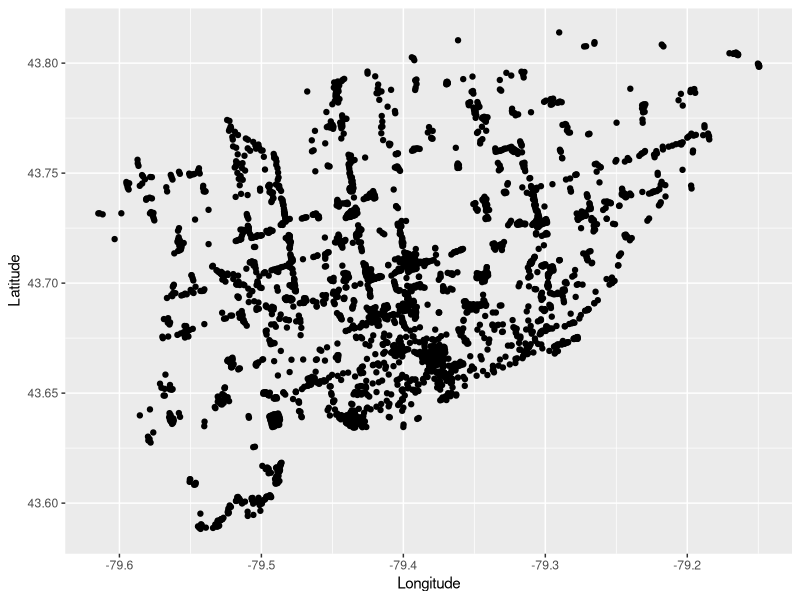
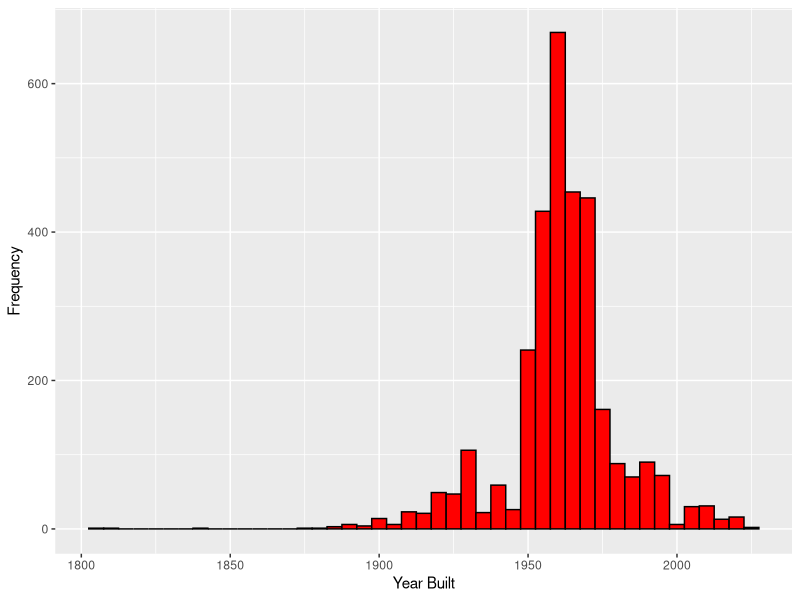
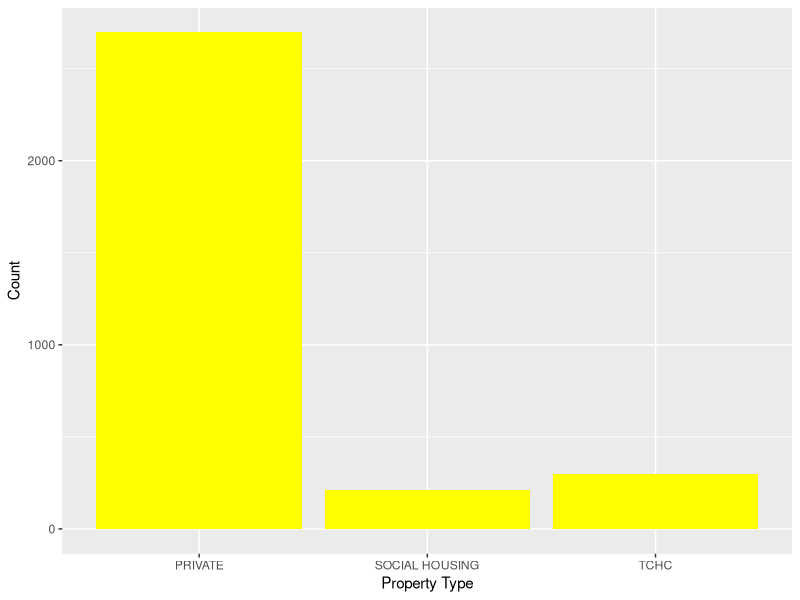

Here is the R script that generated these plots, in order:
## ---- chunk 1
#| include: false
#| warning: false
#| message: false

#install.packages("tidyverse")
#install.packages("here")
library(tidyverse)
library(here)

## ---- chunk 2
#| echo: false
#| warning: false
#| message: false
#| tbl-cap: Sample of cleaned data

library(readr)
library(knitr)

data <- read_csv(here::here("inputs/data/analysis_data.csv"))

data_subset <- data[, 1:5]

# Display the first 6 rows in a kable format
head(data_subset, 6) |>
  kable(
    col.names = c("RSN", "YEAR.REGISTERED", "YEAR.BUILT", "YEAR.EVALUATED", "PROPERTY.TYPE"),
    booktabs = TRUE
  )

## ---- chunk 3
#| echo: false
#| label: fig-Apartments-Spatial-Distribution
#| fig-cap: Geographical Distribution of Toronto Apartment Buildings Based on Latitude and Longitude

library(ggplot2)

#Scatter plot for two variables---LONGITUDE and LATITUDE
ggplot(data, aes(x = LONGITUDE, y = LATITUDE)) +
  geom_point() +
  labs(x = "Longitude", y = "Latitude")
## ---- chunk 4
#| echo: false
#| warning: false
#| message: false
#| label: fig-Apartments-Year-of-Building
#| fig-cap: Distribution of Apartment Buildings in Toronto by Year of Construction
# Plot 2: Histogram of a single variable---YEAR.BUILT
ggplot(data, aes(x = YEAR.BUILT)) +
  geom_histogram(binwidth = 5, fill = "red", color = "black") +
  labs(x = "Year Built", y = "Frequency")

## ---- chunk 5
#| echo: false
#| warning: false
#| message: false
#| label: fig-Apartments-Property-Type
#| fig-cap: Distribution of Toronto Apartment Buildings by Property Type
#Line plot over time with two varibles---Property and Count
ggplot(data, aes(x = PROPERTY.TYPE)) +
  geom_bar(fill = "yellow") +
  labs(x = "Property Type", y = "Count")
